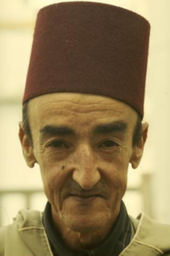
#> input picture asg1/images/cartoon/image1.png, 170 x 256 px, shrunk from 475 x 715 before the run
$ jupyter execute Cartoonifying.ipynb
#> lines starting #> are read from the running program, lines starting #| are printed output that depends on the picture; after the words box and inside, x2 and y2 are one past the last pixel; in counts of white or black regions, pixels touching at a corner belong together
### asg1/utils.py
import matplotlib.pyplot as plt
import cv2 as cv


def show_image(image, title=None):
    plt.imshow(image, cmap="gray" if len(image.shape) == 2 else None)
    plt.axis("off")
    if title:
        plt.title(title)
    plt.show()


def show_diff(image1, image2, title1=None, title2=None):
    fig, ax = plt.subplots(1, 2)
    ax[0].imshow(image1, cmap="gray" if len(image1.shape) == 2 else None)
    ax[0].axis("off")
    ax[0].set_title(title1)
    ax[1].imshow(image2, cmap="gray" if len(image2.shape) == 2 else None)
    ax[1].axis("off")
    ax[1].set_title(title2)
    plt.show()


def read_image(path):
#> called with path = 'images/cartoon/image1.png'
    img = cv.imread(path)
#> img is the input picture: shape (256, 170, 3); mean B, G, R 91.5, 130.6, 149.5
    return img


def BGR2RGB(image):
    return cv.cvtColor(image, cv.COLOR_BGR2RGB)

### asg1/Cartoonifying.ipynb
[cell 1]
import cv2 as cv
from utils import *
import os

## Original Image

[cell 2]
img = read_image("images/cartoon/image1.png")
img = cv.cvtColor(img, cv.COLOR_BGR2RGB)
show_image(img, "Original Image")

## Gray Image

[cell 3]
gray_img = cv.cvtColor(img, cv.COLOR_BGR2GRAY)
show_image(gray_img, "Gray Image")

## Noise Reduction Using Median Filter

[cell 4]
median_filtered_img = cv.medianBlur(gray_img, 13)
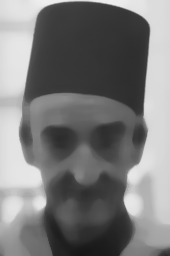
#> median_filtered_img: shape (256, 170); min 21, max 239, mean 121.5
show_image(median_filtered_img, "Median Filtered Image")

## Edge Detection Using Laplacian Filter

[cell 5]
laplacian = cv.Laplacian(median_filtered_img, cv.CV_8U, ksize=5)
laplacian = cv.dilate(laplacian, kernel=(1, 1), iterations=1)
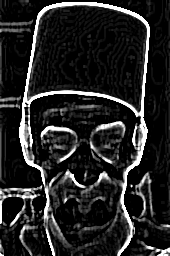
#> laplacian: shape (256, 170); min 0, max 255, mean 37.2
show_image(laplacian, "Laplacian Image")

## Thresholding and convert to BGR (3 channels)

[cell 6]
_, thresholded_img = cv.threshold(laplacian, 127, 255, cv.THRESH_BINARY_INV)
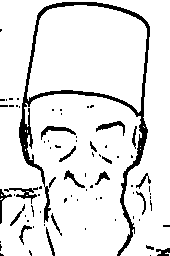
#> thresholded_img: shape (256, 170); 89.7% white; 78 black regions (58 under 20 px), largest, box (x1, y1, x2, y2) and area: (19, 2, 150, 256) 2798, (4, 187, 38, 204) 167, (41, 126, 76, 140) 151
thresholded_img_BGR = cv.cvtColor(thresholded_img, cv.COLOR_GRAY2BGR)
show_image(thresholded_img_BGR, "Thresholded Image")

## Color Painting

[cell 7]
painting = img

for i in range(12):
    painting = cv.bilateralFilter(painting, d=-1, sigmaColor=10, sigmaSpace=10)

show_image(painting, "Painting Image")

## Cartoon Image (Overlay)

[cell 8]
cartoon = cv.bitwise_and(painting, thresholded_img_BGR)
#> call 2 of read_image, with path = 'images/cartoon/girl.png'
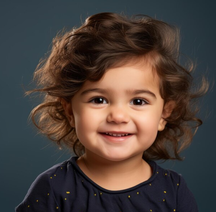
#> input picture asg1/images/cartoon/girl.png, 216 x 212 px, shrunk from 602 x 591 before the run
#> in read_image, img is the input picture: shape (212, 216, 3); mean B, G, R 59.6, 64.8, 76.4
show_image(cartoon, "Cartoon Image")

## Cartoonifying Function

[cell 9]
def cartoonize_image(img):
    gray_img = cv.cvtColor(img, cv.COLOR_BGR2GRAY)
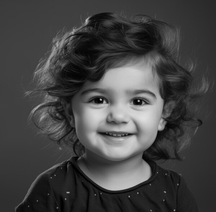
#> gray_img: shape (212, 216); min 0, max 224, mean 67.7
    median_filtered_img = cv.medianBlur(gray_img, 13)
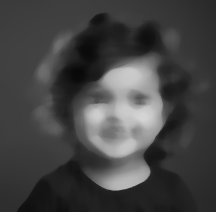
#> median_filtered_img: shape (212, 216); min 8, max 213, mean 67.5
    laplacian = cv.Laplacian(median_filtered_img, cv.CV_8U, ksize=5)
#> laplacian: shape (212, 216)
    laplacian = cv.dilate(laplacian, kernel=(1, 1), iterations=1)
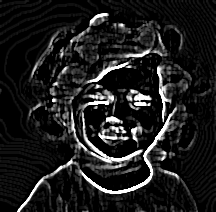
#> laplacian: shape (212, 216); min 0, max 255, mean 29.6
    _, thresholded_img = cv.threshold(laplacian, 127, 255, cv.THRESH_BINARY_INV)
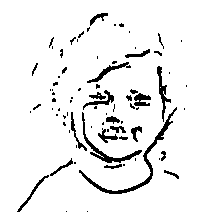
#> thresholded_img: shape (212, 216); 93.1% white; 78 black regions (52 under 20 px), largest, box (x1, y1, x2, y2) and area: (79, 107, 177, 194) 584, (82, 112, 142, 163) 365, (157, 66, 171, 122) 220
    thresholded_img_BGR = cv.cvtColor(thresholded_img, cv.COLOR_GRAY2BGR)
    painting = img
    for _ in range(15):
        painting = cv.bilateralFilter(painting, d=-1, sigmaColor=10, sigmaSpace=10)
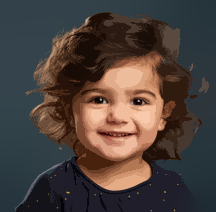
#> painting: shape (212, 216, 3); mean B, G, R 59.8, 64.7, 75.9
    cartoon = cv.bitwise_and(painting, thresholded_img_BGR)
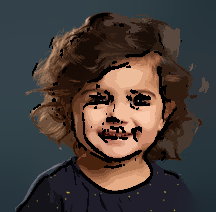
#> cartoon: shape (212, 216, 3); mean B, G, R 56.6, 60.6, 69.5
    return cartoon

[cell 10]
for filename in os.listdir("images/cartoon"):

    path = os.path.join("images/cartoon", filename)

    img = read_image(path)

    cartoon = cartoonize_image(img)

    img = cv.cvtColor(img, cv.COLOR_BGR2RGB)

    cartoon = cv.cvtColor(cartoon, cv.COLOR_BGR2RGB)

    show_diff(img, cartoon, "Original Image", "Cartoon Image")
